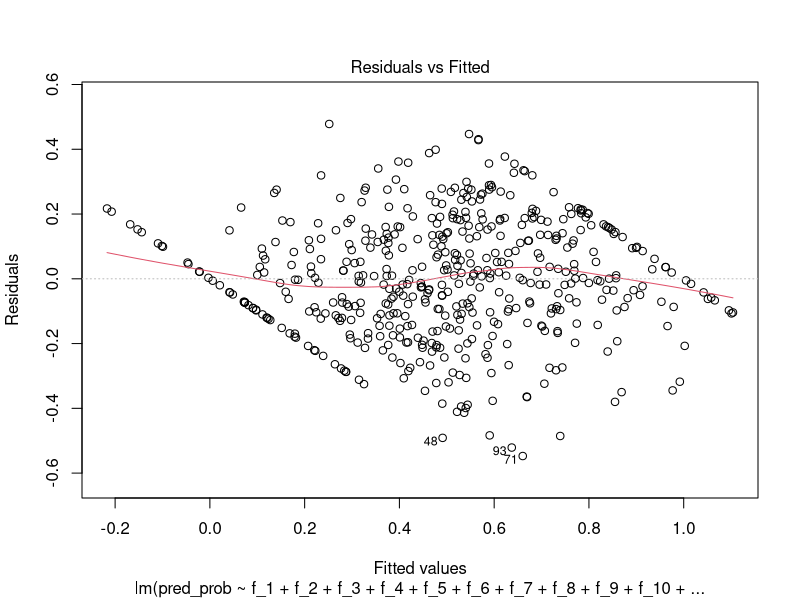
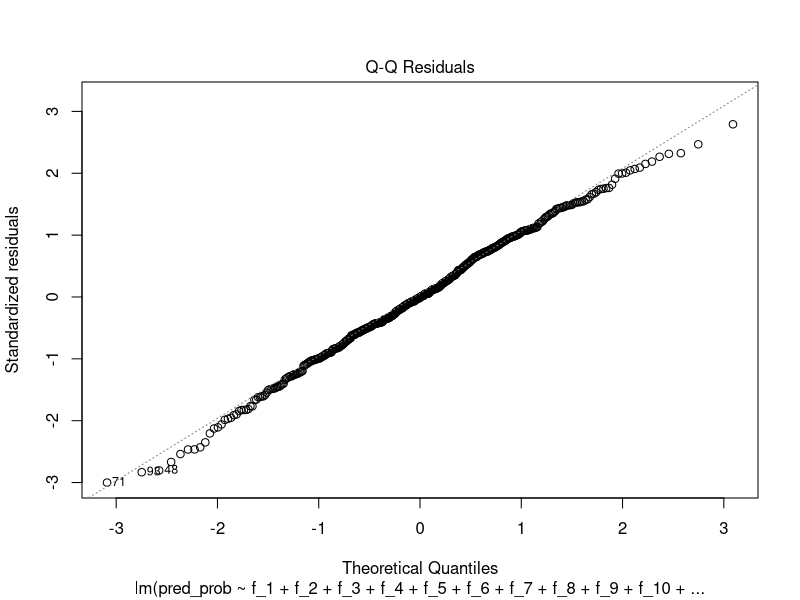
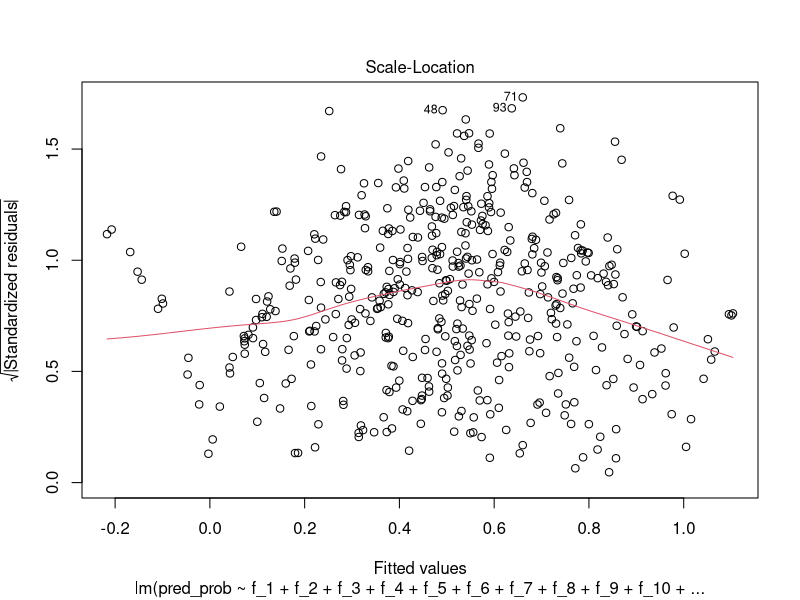
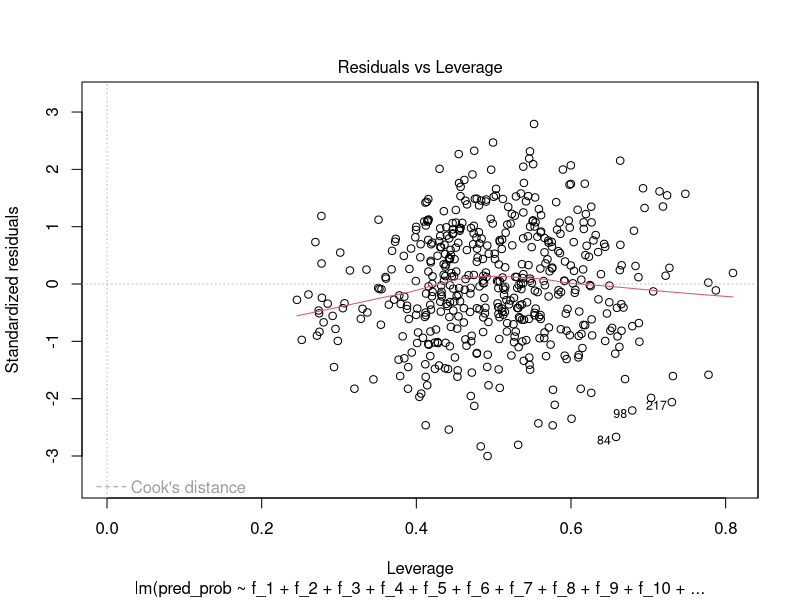
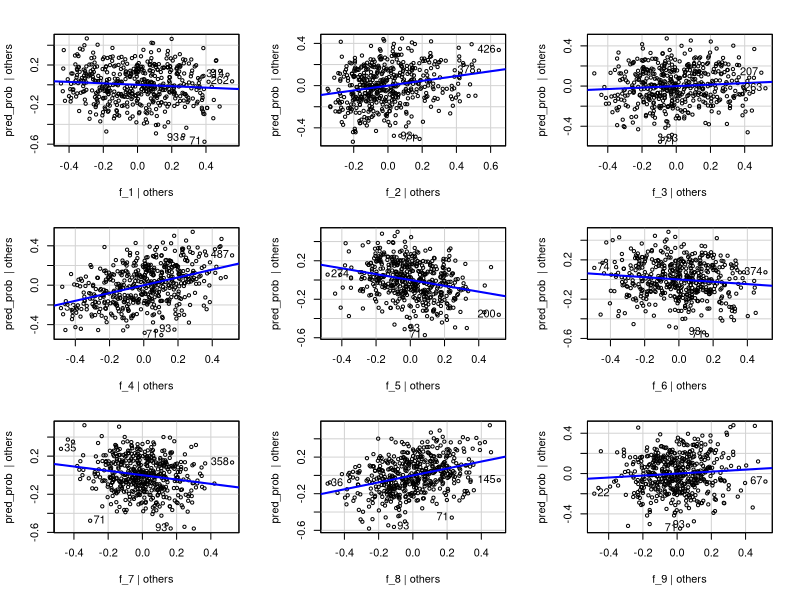
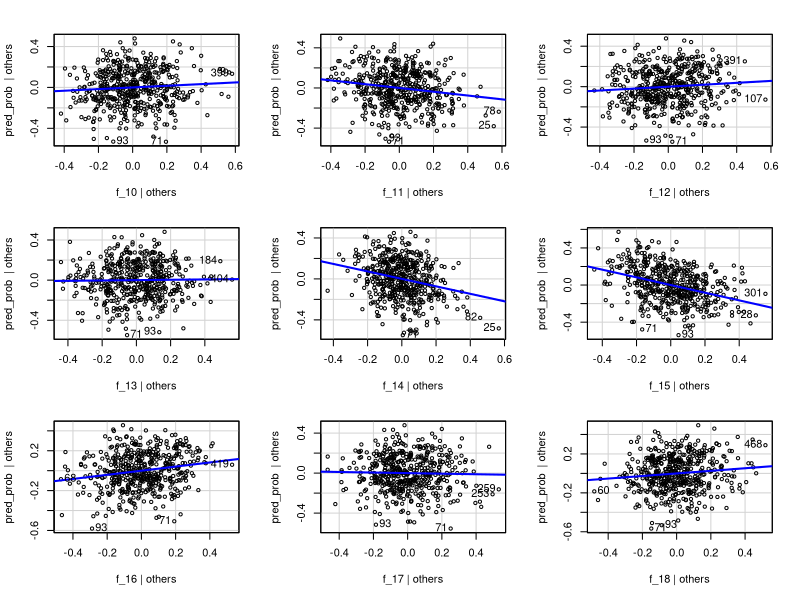
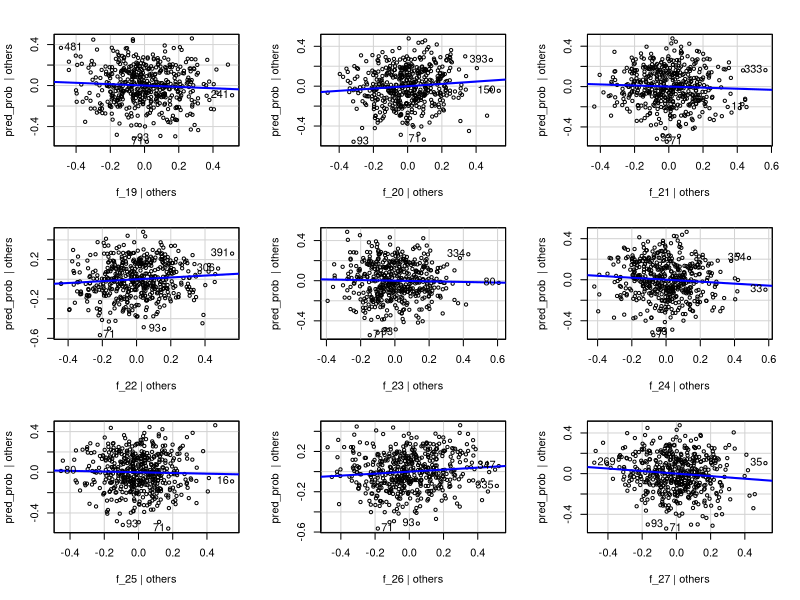
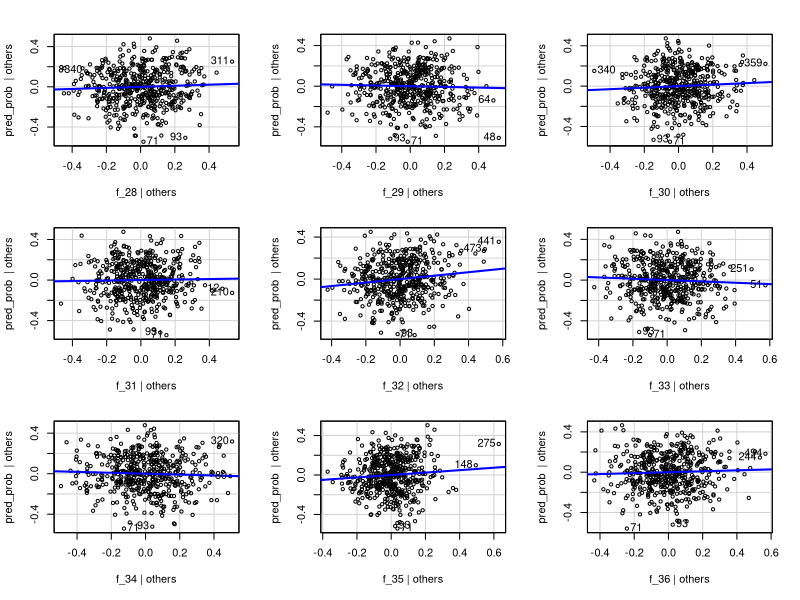

Generate these figures, in order, with R: (Note: this script raises an error after producing the figures.)
## ---- chunk 1
knitr::opts_chunk$set(echo = TRUE)
## ---- chunk 2
# Load the required libraries
library(tidyverse)
library(caret)
library(MASS)
library(car)


## ---- chunk 3
# Load the dataset
data <- read.csv("pca_data_250_d8.csv")  # Update with the actual CSV file name

# Display the structure of the loaded data
str(data)

## ---- chunk 4
# Load the dplyr package for data manipulation
library(dplyr)

# Normalize each feature to the range [0, 1]
normalized_data <- data %>%
  mutate(across(starts_with("f"), ~ (.-min(.)) / (max(.) - min(.))))

# Display the first few rows of the normalized data
head(normalized_data)


## ---- chunk 5
col_name <- NULL;
for (i in 1:400) {
  
  col_name <-  paste0(col_name,"f_", i,"+")
  #data[, col_name] <- boxcox(data[, paste0("Feature_", i)], lambda = NULL)$x
}
cat(col_name)
## ---- chunk 6
model_2  = lm(pred_prob ~ f_1+f_2+f_3+f_4+f_5+f_6+f_7+f_8+f_9+f_10+f_11+f_12+f_13+f_14+f_15+f_16+f_17+f_18+f_19+f_20+f_21+f_22+f_23+f_24+f_25+f_26+f_27+f_28+f_29+f_30+f_31+f_32+f_33+f_34+f_35+f_36+f_37+f_38+f_39+f_40+f_41+f_42+f_43+f_44+f_45+f_46+f_47+f_48+f_49+f_50+f_51+f_52+f_53+f_54+f_55+f_56+f_57+f_58+f_59+f_60+f_61+f_62+f_63+f_64+f_65+f_66+f_67+f_68+f_69+f_70+f_71+f_72+f_73+f_74+f_75+f_76+f_77+f_78+f_79+f_80+f_81+f_82+f_83+f_84+f_85+f_86+f_87+f_88+f_89+f_90+f_91+f_92+f_93+f_94+f_95+f_96+f_97+f_98+f_99+f_100+f_101+f_102+f_103+f_104+f_105+f_106+f_107+f_108+f_109+f_110+f_111+f_112+f_113+f_114+f_115+f_116+f_117+f_118+f_119+f_120+f_121+f_122+f_123+f_124+f_125+f_126+f_127+f_128+f_129+f_130+f_131+f_132+f_133+f_134+f_135+f_136+f_137+f_138+f_139+f_140+f_141+f_142+f_143+f_144+f_145+f_146+f_147+f_148+f_149+f_150+f_151+f_152+f_153+f_154+f_155+f_156+f_157+f_158+f_159+f_160+f_161+f_162+f_163+f_164+f_165+f_166+f_167+f_168+f_169+f_170+f_171+f_172+f_173+f_174+f_175+f_176+f_177+f_178+f_179+f_180+f_181+f_182+f_183+f_184+f_185+f_186+f_187+f_188+f_189+f_190+f_191+f_192+f_193+f_194+f_195+f_196+f_197+f_198+f_199+f_200+f_201+f_202+f_203+f_204+f_205+f_206+f_207+f_208+f_209+f_210+f_211+f_212+f_213+f_214+f_215+f_216+f_217+f_218+f_219+f_220+f_221+f_222+f_223+f_224+f_225+f_226+f_227+f_228+f_229+f_230+f_231+f_232+f_233+f_234+f_235+f_236+f_237+f_238+f_239+f_240+f_241+f_242+f_243+f_244+f_245+f_246+f_247+f_248+f_249+f_250, data = normalized_data)
summary(model_2)
## ---- chunk 7

plot(model_2)
## ---- chunk 8

residuals <- residuals(model_2)

# Create the AV plot
avPlots(model_2)

# Create the CR plot
crPlots(model_2)

## ---- chunk 9
# Apply Box-Cox transformation to the target variable (response) if needed
# For example, if you have a response variable named 'y', you can transform it like this:
# data$y_transformed <- boxcox(data$y, lambda = NULL)
# Uncomment and modify the above line based on your data

# Apply Box-Cox transformation to the features
# Assuming the transformed features are named 'Feature_1_transformed', ..., 'Feature_10_transformed'

boxcox(data[, paste0("Feature_1")], lambda = NULL)
for (i in 1:10) {
  boxcox(data[, paste0("Feature_", i)], lambda = NULL)
  #col_name <- paste0("Feature_", i, "_transformed")
  #data[, col_name] <- boxcox(data[, paste0("Feature_", i)], lambda = NULL)$x
}

# Define the list of transformed feature names
transformed_feature_names <- paste0("Feature_", 1:10, "_transformed")  # Adjust the range as needed

# Construct the formula for MLR
formula <- reformulate(transformed_feature_names, response = "y")

# Perform Multiple Linear Regression (MLR) using the transformed features
model <- lm(formula, data = data)

# Display the summary of the MLR model
summary(model)
